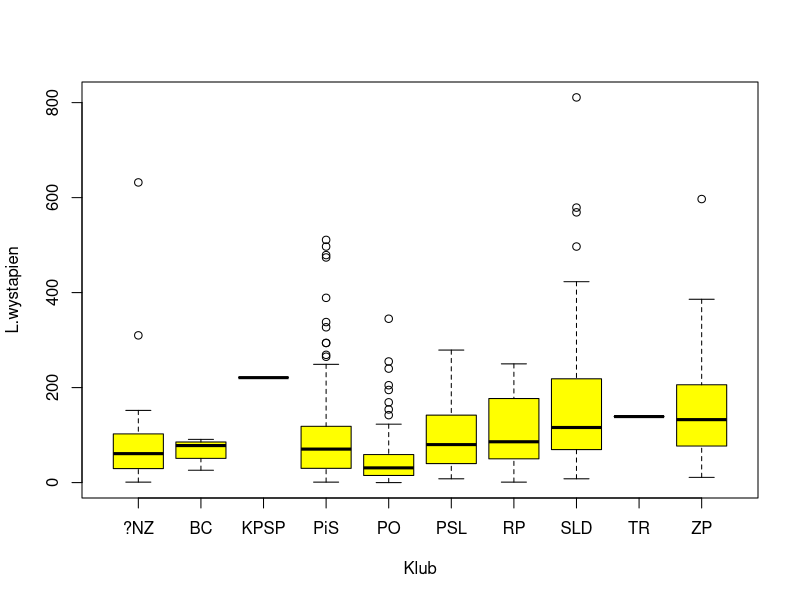

The R source for this figure:
poslowie <- read.csv("aktywnosc_07.csv", sep = ';',  header=T, na.string="NA");

boxplot ( l.wystap ~ klub, poslowie, xlab = "Klub", ylab = "L.wystapien", col='yellow')
##mtext(text="https://github.com/hrpunio/Data/tree/master/sejm", 4, cex=0.7)

# k20 <- subset (k, subset=(glosyr > 19 )); ## co najmniej 20 glosow w komisji
##aggregate (poslowie$wiek, list(Kadencja = poslowie$kadencja), fivenum)
##aggregate (poslowie$wiek, list(Kadencja = poslowie$kadencja), na.rm=TRUE, mean)
